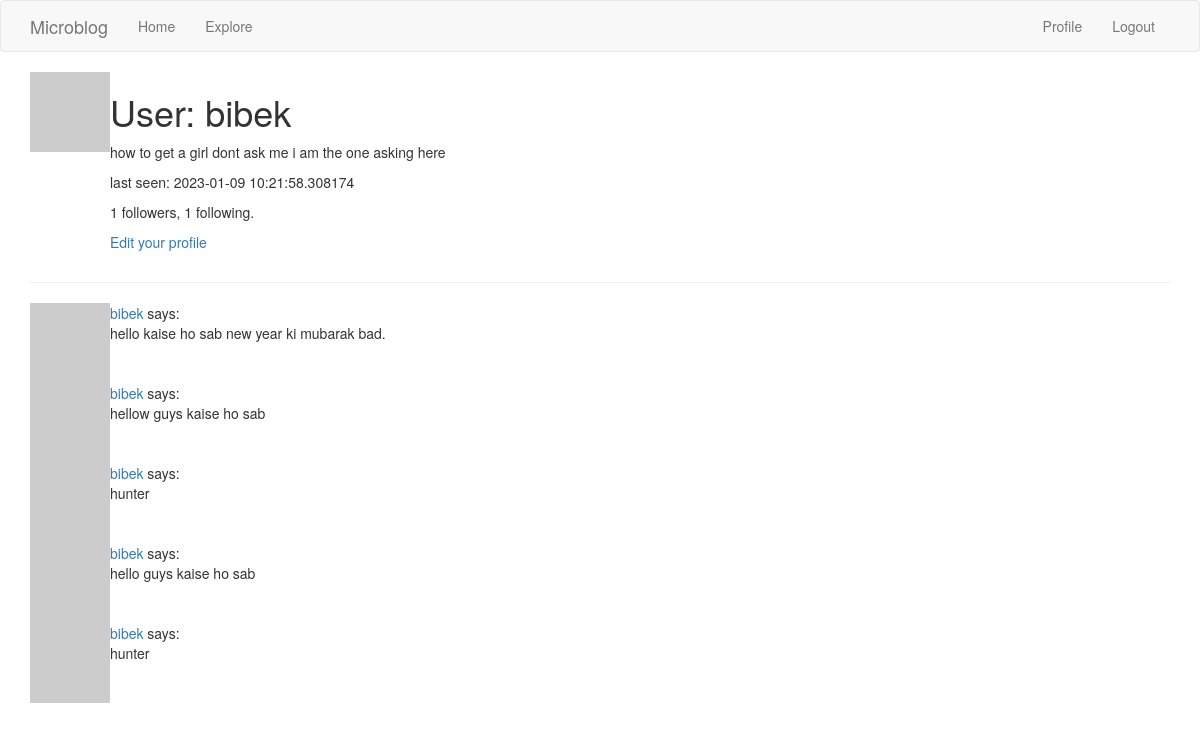
Page /user/bibek (signed in) on the committed database.
### app/models.py (models this page shows, shortened)
class User(db.Model, UserMixin):
    id = db.Column(db.Integer, primary_key=True)
    username = db.Column(db.String(64), index=True, unique=True)
    email = db.Column(db.String(120), index=True, unique=True)
    password_hash = db.Column(db.String(128))
    posts = db.relationship('Post', backref='author', lazy='dynamic')
    about_me = db.Column(db.String(150))
    last_seen = db.Column(db.DateTime, default=datetime.utcnow)
    followed = db.relationship(
        'User', secondary=followers,
        primaryjoin=(followers.c.follower_id == id),
        secondaryjoin=(followers.c.followed_id == id),
        backref = db.backref('followers', lazy='dynamic'),
        lazy='dynamic'
    )
    def avatar(self, size):
        digest = md5(self.email.lower().encode('utf-8')).hexdigest() # nosec
        return f'https://www.gravatar.com/avatar/{digest}?d=identicon&s={size}'

class Post(db.Model):
    id = db.Column(db.Integer, primary_key=True)
    body = db.Column(db.String(140))
    timestamp = db.Column(db.DateTime, index=True, default=datetime.utcnow)
    user_id = db.Column(db.Integer, db.ForeignKey('user.id'))

### app/routes.py (the view)
@app.route("/user/<username>")
@login_required
def user(username):
    user = User.query.filter_by(username=username).first_or_404()
    page = request.args.get("page", 1, type=int)
    posts = user.posts.order_by(Post.timestamp.desc()).paginate(
        page=page, per_page=app.config["POSTS_PER_PAGE"], error_out=False
    )
    next_url = (
        url_for("user", username=user.username, page=posts.next_num)
        if posts.has_next
        else None
    )
    prev_url = (
        url_for("user", username=user.username, page=posts.prev_num)
        if posts.has_prev
        else None
    )
    form = EmptyForm()
    return render_template(
        "user.html",
        user=user,
        posts=posts.items,
        next_url=next_url,
        prev_url=prev_url,
        form=form,
    )

### app/models.py (called while the page is built)
@login.user_loader
def load_user(id):
    return User.query.get(int(id))

### app/routes.py (called while the page is built)
@app.before_request
def before_request():
    if current_user.is_authenticated:
        current_user.last_seen = datetime.utcnow()
        db.session.commit()

### app/templates/user.html (shortened to what this page needs)
{% extends 'base.html' %}
{% block app_content %}
<table>
    <tr valign="top">
        <td><img src="{{ user.avatar(128) }}" alt=" {{user.username}}'s avatar "></td>
        <td>
            <h1>User: {{ user.username }}</h1>
            {% if user.about_me %}
            <p>{{ user.about_me }}</p>
            {% endif %}
            {% if user.last_seen %}
            <p>last seen: {{ user.last_seen}}</p>
            {% endif %}
            <p>{{ user.followers.count() }} followers, {{ user.followed.count() }} following.</p>
            {% if user == current_user %}
            <p><a href="{{ url_for('edit_profile') }}">Edit your profile</a></p>
            {% endif %}
        </td>
    </tr>
</table>
<hr>
{% for post in posts %}
{% include '_post.html' %}
{% endfor %}
{% endblock app_content %}

### app/templates/_post.html
<table>
    <tr valign="top">
        <td><img src="{{ post.author.avatar(36) }}"></td>
        <td>
            <a href="{{ url_for('user', username=post.author.username) }}">
                {{ post.author.username }}
            </a>
            says:<br>{{ post.body }}
        </td>
    </tr>
</table>

### rows in the picture
User: username "bibek", about_me "how to get a girl dont ask me i am the one asking here", last_seen "2023-01-09 10:21:58.308174"
Post: author.username "bibek", body "hello kaise ho sab new year ki mubarak bad."
Post: author.username "bibek", body "hellow guys kaise ho sab"
Post: author.username "bibek", body "hunter"
Post: author.username "bibek", body "hello guys kaise ho sab"
Post: author.username "bibek", body "hunter"

### other values in the picture
{{ user.followers.count() }} "1"
{{ user.followed.count() }} "1"
